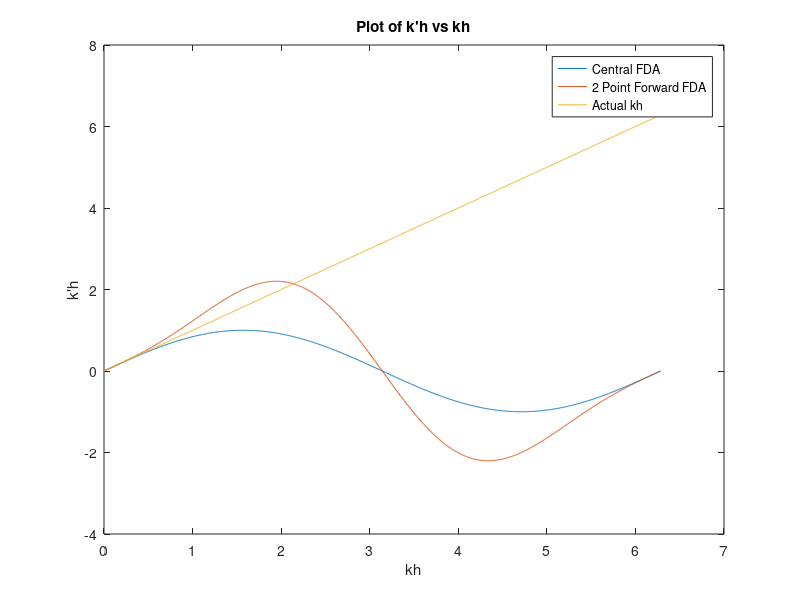

Write MATLAB code to recreate this figure.
clc; clear all;
kh = linspace(0,2*pi, 1000);
dkh1 = sin(kh);
dkh2 = (2.*sin(kh)) - (sin(kh).*cos(kh));
plot(kh,dkh1);
hold on;
plot(kh, dkh2);
hold on;
plot(kh, kh);
xlabel('kh');
ylabel('k''h');
title('Plot of k''h vs kh')
legend('Central FDA', '2 Point Forward FDA', 'Actual kh');